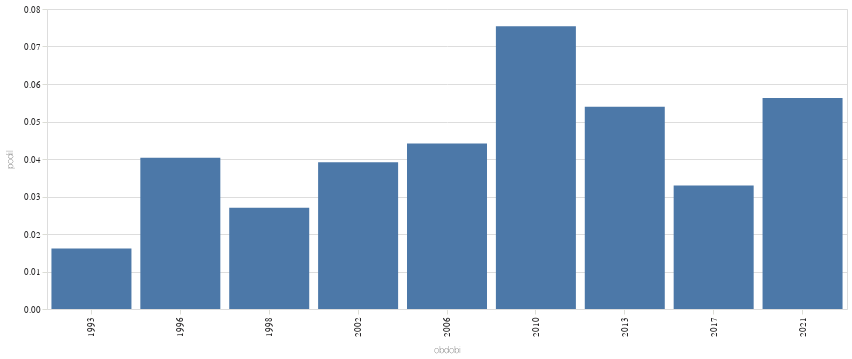

The notebook cell saved with this chart:
### Code cell
graf_vyvoje("potlesk",epocha="obdobi")

### Figure 1 — Vega-Lite specification as saved in the notebook (floating-point values rounded to 4 significant figures)
{"config": {"title": {"font": "Noticia Text", "fontSize": 11.5, "anchor": "start", "lineHeight": 19, "fontWeight": "bolder", "subtitleFont": "Noticia Text", "subtitleFontSize": 10, "subtitleLineHeight": 15, "subtitlePadding": 10, "dy": -10, "color": "#292829", "subtitleColor": "#292829"}, "axis": {"labelFont": "Asap", "titleFont": "Asap", "fontWeight": "lighter", "titleFontWeight": "lighter", "labelFontSize": 9, "titleFontSize": 9, "labelPadding": 2, "titlePadding": 9, "domainOpacity": 0, "tickColor": "#DCDDD6", "labelColor": "#292829"}, "legend": {"labelFont": "Asap", "labelFontWeight": "normal", "titleFont": "Asap", "titleFontWeight": "normal", "labelFontSize": 9, "titleFontSize": 9, "labelColor": "#292829"}}, "data": {"name": "data-00a40f5ce90ce5082b55e7f4db86cc84"}, "mark": {"type": "bar"}, "encoding": {"x": {"field": "obdobi", "type": "nominal"}, "y": {"field": "podil", "type": "quantitative"}}, "width": 800, "$schema": "https://vega.github.io/schema/vega-lite/v5.8.0.json", "datasets": {"data-00a40f5ce90ce5082b55e7f4db86cc84": [{"id": 483, "obdobi": 1993, "id_right": 29982, "podil": 0.01611}, {"id": 1243, "obdobi": 1996, "id_right": 30803, "podil": 0.04035}, {"id": 2176, "obdobi": 1998, "id_right": 80691, "podil": 0.02697}, {"id": 3218, "obdobi": 2002, "id_right": 82166, "podil": 0.03916}, {"id": 2534, "obdobi": 2006, "id_right": 57423, "podil": 0.04413}, {"id": 3499, "obdobi": 2010, "id_right": 46416, "podil": 0.07538}, {"id": 4524, "obdobi": 2013, "id_right": 83854, "podil": 0.05395}, {"id": 2997, "obdobi": 2017, "id_right": 90923, "podil": 0.03296}, {"id": 4675, "obdobi": 2021, "id_right": 83078, "podil": 0.05627}]}}
